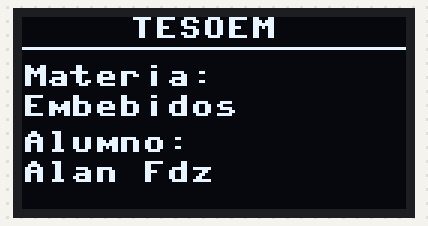
The program below on a simulated ESP32 board running MicroPython. Parts: 128×64 one-colour display. At 0.1 s the program stops and its outputs stay as they are.

Above: at 0.1 s.

The program:

P1A_texto_basico.py
```python
from machine import I2C, Pin
import ssd1306


# Inicialización I2C
i2c = I2C(
    0,
    scl=Pin(22),
    sda=Pin(21),
    freq=400000
)

# Inicialización OLED
oled = ssd1306.SSD1306_I2C(128, 64, i2c)

# Limpiar pantalla
oled.fill(0)

# Título
oled.text('TESOEM', 36, 0, 1)

# Línea separadora
oled.line(0, 10, 127, 10, 1)

# Información
oled.text('Materia:', 0, 16, 1)
oled.text('Embebidos', 0, 26, 1)

oled.text('Alumno:', 0, 38, 1)
oled.text('Alan Fdz', 0, 48, 1)

# Actualizar pantalla
oled.show()
```
